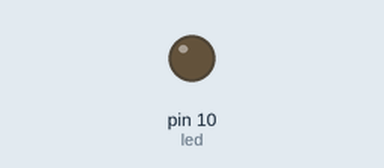
A sketch run on a simulated Arduino Uno, built with avr-gcc and run on an emulated ATmega328P. Parts: output pins drawn as LEDs (lit = HIGH). What the sketch prints to the serial monitor is not drawn.

Above: at 0.6 s.
At 44.0 s:
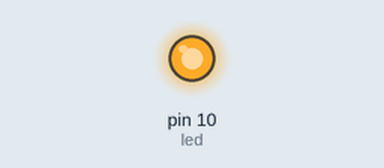
Timing chart, 0 to 46.2 s (numbered marks = the images above):
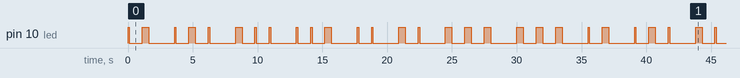

The sketch:

morse_code.ino
```cpp
String letters[26]={".-", "-...", "-.-.", "-..", ".", "..-.", "--.", "....", "..", ".---", "-.-", ".-..", "--", "-.", "---", ".--.", "--.-", ".-.", "...", "-", "..-", "...-", ".--", "-..-", "-.--", "--.." };

// A to I
//".-", "-...", "-.-.", "-..", ".", "..-.", "--.", "....", "..",
// J to R
//".---", "-.-", ".-..", "--", "-.", "---", ".--.", "--.-", ".-.",
// S to Z
//"...", "-", "..-", "...-", ".--", "-..-", "-.--", "--.."
//};

int dotDel = 100;
int dashDel = 500;
String morse_letter = "";

int led = 10; //digital pin connected to LED

String morse_message = "arduino";


void setup() {
  // put your setup code here, to run once:
  pinMode(led, OUTPUT);
  Serial.begin(9600);

}

void loop() {
  // put your main code here, to run repeatedly:

  //get letter from morse_message
  for(int i = 0; i <= morse_message.length(); i++){
    Serial.print(morse_message[i]);
    Serial.print(" ");

    switch(morse_message[i]){
      case 'a':
        morse_letter = ".-";
        break;

      case 'b':
        morse_letter = "-...";
        break;
      case 'c':
        morse_letter = "-.-.";
        break;
      case 'd':
        morse_letter = "-..";
        break;
      case 'e':
        morse_letter = ".";
        break;
      case 'f':
        morse_letter = "..-.";
        break;
      case 'g':
        morse_letter = "--.";
        break;
      case 'h':
        morse_letter = "....";
        break;
      case 'i':
        morse_letter = "..";
        break;
      case 'j':
        morse_letter = ".---";
        break;
      case 'k':
        morse_letter = "-.-";
        break;
      case 'l':
        morse_letter = ".-..";
        break;
      case 'm':
        morse_letter = "--";
        break;
      case 'n':
        morse_letter = "-.";
        break;
      case 'o':
        morse_letter = "---";
        break;
      case 'p':
        morse_letter = ".--.";
        break;
      case 'q':
        morse_letter = "--.-";
        break;
      case 'r':
        morse_letter = ".-.";
        break;
      case 's':
        morse_letter = "...";
        break;
      case 't':
        morse_letter = "-";
        break;
      case 'u':
        morse_letter = "..-";
        break;
      case 'v':
        morse_letter = "...-";
        break;
      case 'w':
        morse_letter = ".--";
        break;
      case 'x':
        morse_letter = "-..-";
        break;
      case 'y':
        morse_letter = "-.--";
        break;
      case 'z':
        morse_letter = "--..";
        break;
    }

    //send morse letter to led output
    for(int j=0;j<=morse_letter.length(); j++){
      if(morse_letter[j] == '.'){
        digitalWrite(led, HIGH);
        delay(dotDel);
        digitalWrite(led, LOW);
      }
      else if(morse_letter[j] == '-'){
        digitalWrite(led, HIGH);
        delay(dashDel);
        digitalWrite(led, LOW);
      }
      delay(1000);

    }


  }

}
```

Measured:
- by itself, pin 10 (led): moves between LOW and HIGH, repeating every 35.5 s
- by itself, everything shown: repeats every 35.5 s, in 42 steps
